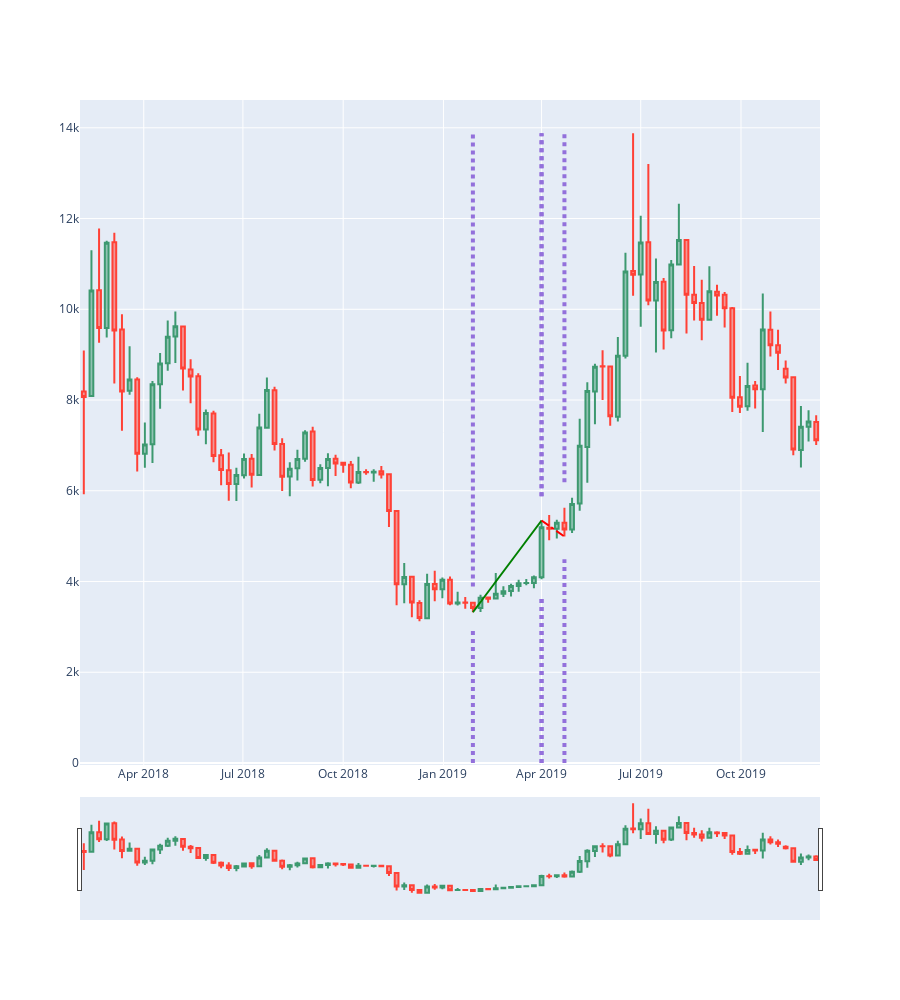

Notebook code for this chart:
### Code cell
candle_chart(zoom_df).add_marker(SW1_candle).add_marker(EW1_candle).add_wave(SW1_candle,SW2_candle).add_marker(SW2_candle).add_marker(EW2_candle).add_wave(SW2_candle,EW2_candle,main_wave=False).show()
